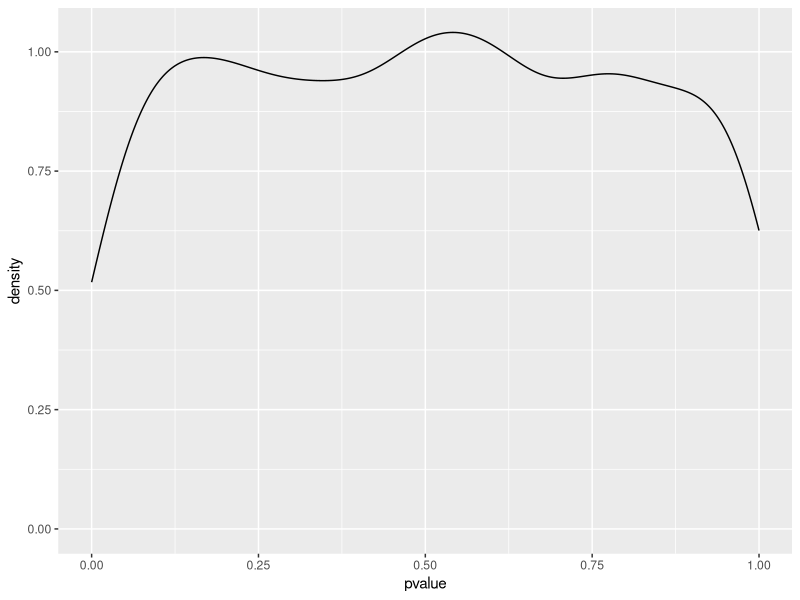
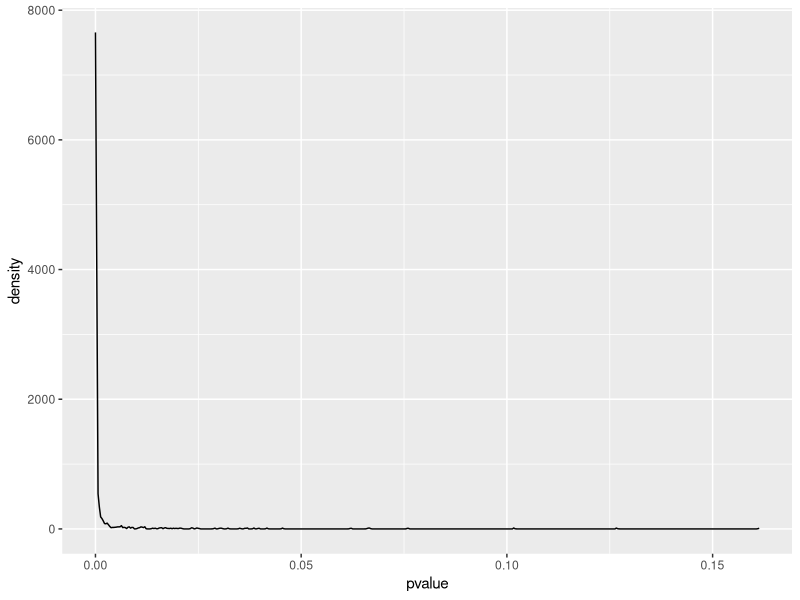
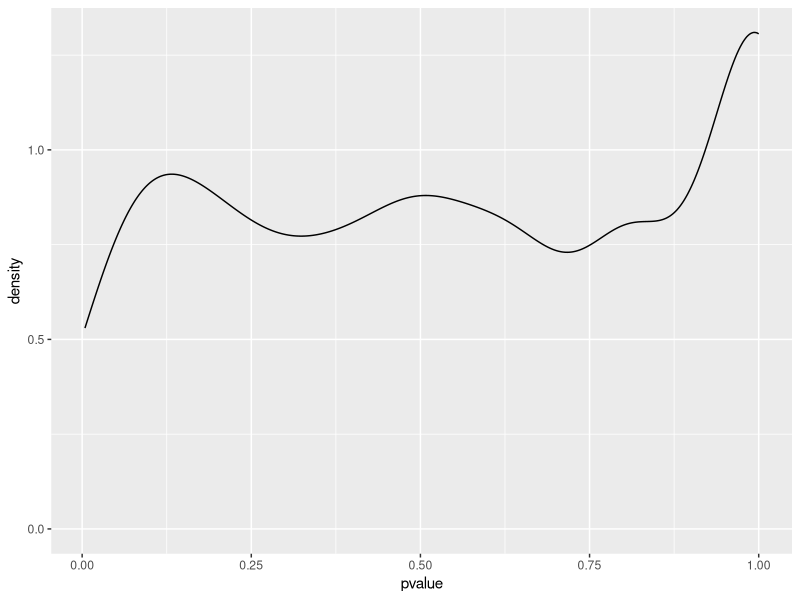
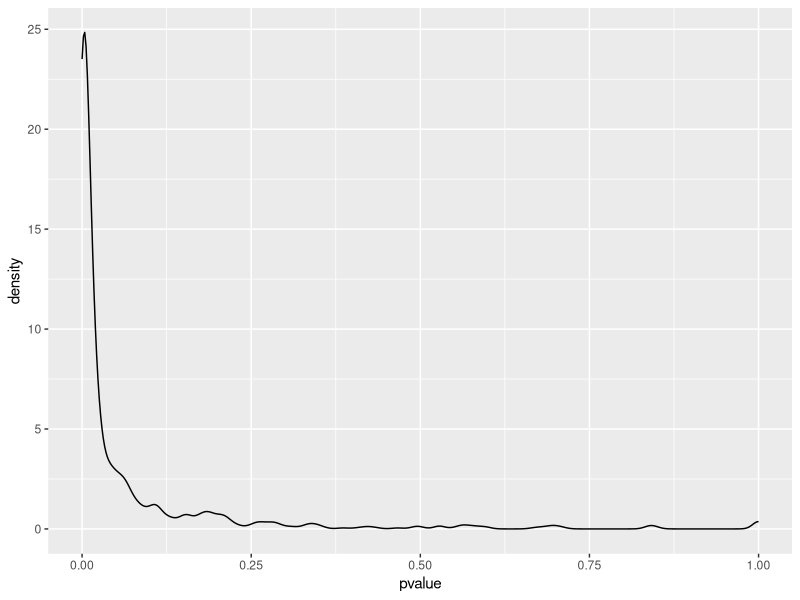
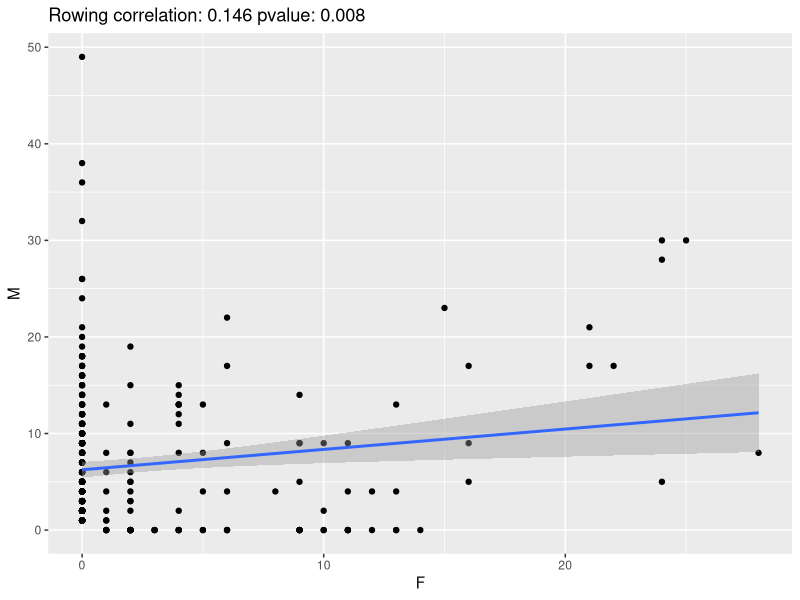
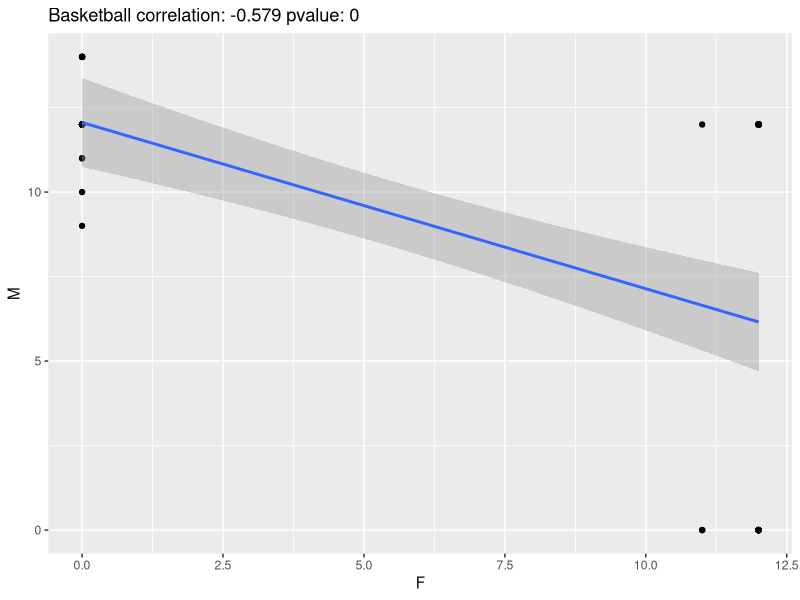
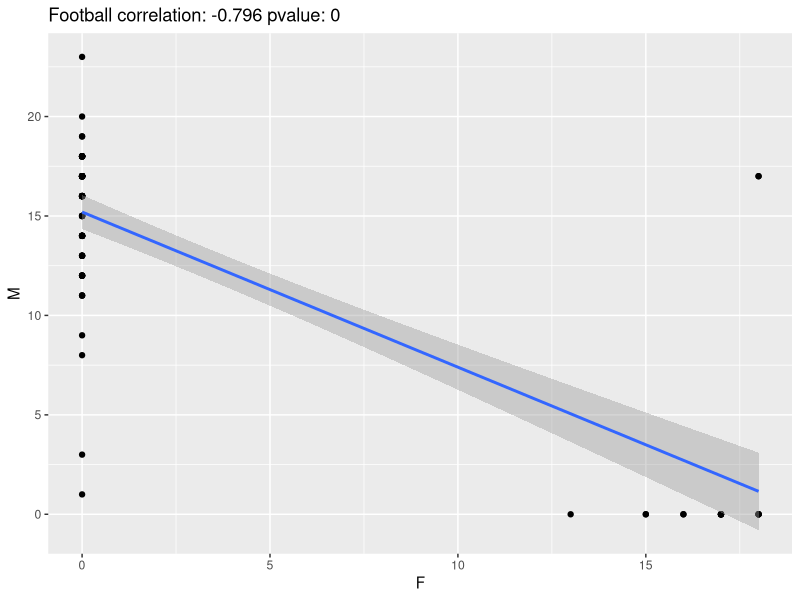
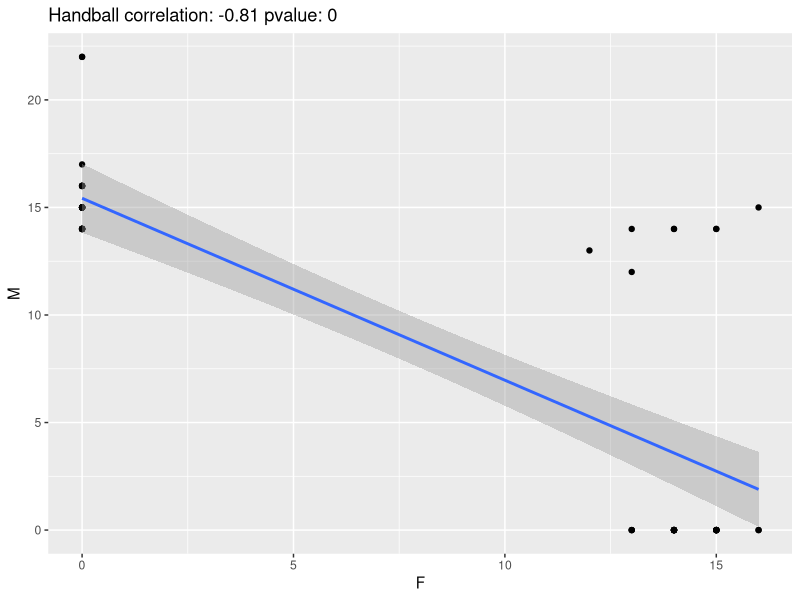

The R source for these figures, in order:
## ---- chunk 1
knitr::opts_chunk$set(
  eval      = TRUE,
  comment   = "#",
  #results   = "asis",
  # collapse  = TRUE,
  message = FALSE,
  warning = FALSE,
  fig.align = "center")
## ---- chunk 2
library(tidyverse)
## ---- chunk 3
build_data <- function(probA = 0.1, probB = 0.1, size){
  contingency <- data.frame()
  # PATIENTS WITH GENOTYPE A:
  # the number of patients with the disease is binomially distributed with probability probA
  disease_A <- rbinom(n = 1, size = size, prob = probA)
  no_disease_A <- size - disease_A
  contingency <- rbind(contingency, data.frame("disease" = disease_A, "no_disease" = no_disease_A))
  # PATIENTS WITH GENOTYPE B:
  # the number of patients with the disease is binomially distributed with probability probB
  disease_B <- rbinom(n = 1, size = size, prob = probB)
  no_disease_B <- size - disease_B
  contingency <- rbind(contingency, data.frame("disease" = disease_B, "no_disease" = no_disease_B))
  # add row names for clarity
  rownames(contingency) <- c("A", "B")
  return(contingency)
}

extract_pvalue <- function(contingency){
  return(chisq.test(contingency)$p.value)
}

# test:
size <- 200  # sample size for both genotypes
probA <- 0.2 # probability of disease for genotype A
probB <- 0.1 # probability of disease for genotype B

contingency <- build_data(probA = probA, probB = probB, size = size)
contingency
chisq.test(contingency)
extract_pvalue(contingency = contingency)
## ---- chunk 4
run_many_times <- function(probA = 0.1, probB = 0.1, size = 100, num_replicates = 1000, alpha = 0.05){
  all_pvalues <- replicate(n = num_replicates, extract_pvalue(build_data(probA = probA, probB = probB, size = size)))
  return(data.frame(pvalue = all_pvalues, significant = all_pvalues < alpha))
}
## ---- chunk 5
set.seed(1)
# test: equal probabilities
dt_equal <- run_many_times(probA = 0.1, probB = 0.1, size = 10000, num_replicates = 1000, alpha = 0.05)
ggplot(data = dt_equal) + aes(x = pvalue) + geom_density()
## ---- chunk 6
mean(dt_equal$significant)
## ---- chunk 7
set.seed(1)
# test: equal probabilities
dt_unequal <- run_many_times(probA = 0.12, probB = 0.1, size = 10000, num_replicates = 1000, alpha = 0.05)
ggplot(data = dt_unequal) + aes(x = pvalue) + geom_density()
## ---- chunk 8
mean(dt_unequal$significant)
## ---- chunk 9
set.seed(1)
# test: equal probabilities
dt_unequal <- run_many_times(probA = 0.12, probB = 0.1, size = 100, num_replicates = 1000, alpha = 0.05)
ggplot(data = dt_unequal) + aes(x = pvalue) + geom_density()
## ---- chunk 10
mean(dt_unequal$significant)
## ---- chunk 11
set.seed(1)
# test: equal probabilities
dt_unequal <- run_many_times(probA = 0.25, probB = 0.1, size = 100, num_replicates = 1000, alpha = 0.05)
ggplot(data = dt_unequal) + aes(x = pvalue) + geom_density()
mean(dt_unequal$significant)
## ---- chunk 12
gwas_simulator <- function (test_specificity, test_sensitivity, prior, num_snps){
  # first, let's decide which SNPs are associated with the disease
  true_association <- runif(num_snps) <= prior
  # then, let's see whether our test can detect the difference.
  # for each SNPs, we simulate the test by drawing a random number between 0 and 1
  random_tests <- runif(num_snps)
  # if there is a true association, we check the specificity to determine whether we can pick it up
  # TRUE POSITIVES: there is an association and our test is sensitive enough to detect it
  TP <- sum(random_tests[true_association] < test_sensitivity)
  # FALSE NEGATIVES: there is an association, but we cannot detect it (TYPE II ERROR)
  FN <- sum(true_association) - TP
  # TRUE NEGATIVES: there is no association, and we are correct because we have enough specificity
  TN <- sum(random_tests[!true_association] < test_specificity)
  # FALSE POSITIVES: there is no association, but we find one anyway (TYPE I ERROR)
  FP <- sum(!true_association) - TN
  print(paste("True Positives:", TP, "False Positives (Type I):", FP))
  print(paste("True Negatives:", TN, "False Negative (Type II):", FN))
  # the False Discovery Rate (FDR) is the proportion of false positives over the total number of "discoveries"
  return (FP / (TP + FP))
}

test_specificity <- 0.8 # set specificity
test_sensitivity <- 0.8 # set sensitivity
prior <- 0.01 # set the prior probability of the SNP being linked to disease
num_snps <- 1000
gwas_simulator(test_specificity, test_sensitivity, prior, num_snps)
## ---- chunk 13
gwas_simulator(test_specificity, test_sensitivity, 0.1, num_snps)
## ---- chunk 14
pvalues <- c(runif(100, 0, 0.0005), runif(9900, 0, 1))
## ---- chunk 15
# total 
sum(pvalues < 0.05)
# TRUE positives
sum(pvalues[1:100] < 0.05)
# FALSE positives
sum(pvalues[101:10000] < 0.05)
## ---- chunk 16
pvalues_Bonf <- p.adjust(pvalues, method = "bonferroni")
## ---- chunk 17
# total 
sum(pvalues_Bonf < 0.05)
# TRUE positives
sum(pvalues_Bonf[1:100] < 0.05)
# FALSE positives
sum(pvalues_Bonf[101:10000] < 0.05)
## ---- chunk 18
pvalues_fdr <- p.adjust(pvalues, method = "fdr")
## ---- chunk 19
# total 
sum(pvalues_fdr < 0.05)
# TRUE positives
sum(pvalues_fdr[1:100] < 0.05)
# FALSE positives
sum(pvalues_fdr[101:10000] < 0.05)
## ---- chunk 20
dt <- read_csv("data/medals.csv")
dt
## ---- chunk 21
cor(dt$F, dt$M)
## ---- chunk 22
cor.test(dt$F, dt$M)
## ---- chunk 23
test_correlation_sport <- function(dt, sport, minimum_size = 50){
  # subset the data
  tmp <- dt[dt$Sport == sport, ]
  my_cor <- NA
  my_pvalue <- NA
  if (nrow(tmp) >= minimum_size){
    my_cor <- cor(tmp$F, tmp$M)
    my_test <- cor.test(tmp$F, tmp$M)
    my_pvalue <- my_test$p.value
  }
  return(list(sport = sport, correlation = my_cor, pvalue = my_pvalue))
}
## ---- chunk 24
test_correlation_sport(dt, "Rowing")
## ---- chunk 25
plot_data <- function(dt, sport, correlation, pvalue){
  # subset the data
  tmp <- dt[dt$Sport == sport, ]
  pl <- ggplot(data = tmp) + aes(x = `F`, y = `M`) + 
    geom_point() + geom_smooth(method = "lm") + 
    ggtitle(paste(sport, "correlation:", round(correlation, 3), "pvalue:", round(pvalue, 3)))
  show(pl)
}
## ---- chunk 26
my_res <- test_correlation_sport(dt, "Rowing")
plot_data(dt, "Rowing", my_res$correlation, my_res$pvalue)
## ---- chunk 27
sports <- sort(unique(dt$Sport))
for (sp in sports){
  res <- test_correlation_sport(dt, sp)
  if (!is.na(res$correlation) & res$pvalue < 0.05){
    if (res$correlation < 0){
      print(unlist(res))
      plot_data(dt, sp, res$correlation, res$pvalue)
    }
  }
}
## ---- chunk 28
for (sp in sports){
  res <- test_correlation_sport(dt, sp)
  if (!is.na(res$correlation) & res$pvalue < 0.05){
    if (res$correlation > 0){
      print(unlist(res))
      plot_data(dt, sp, res$correlation, res$pvalue)
    }
  }
}
